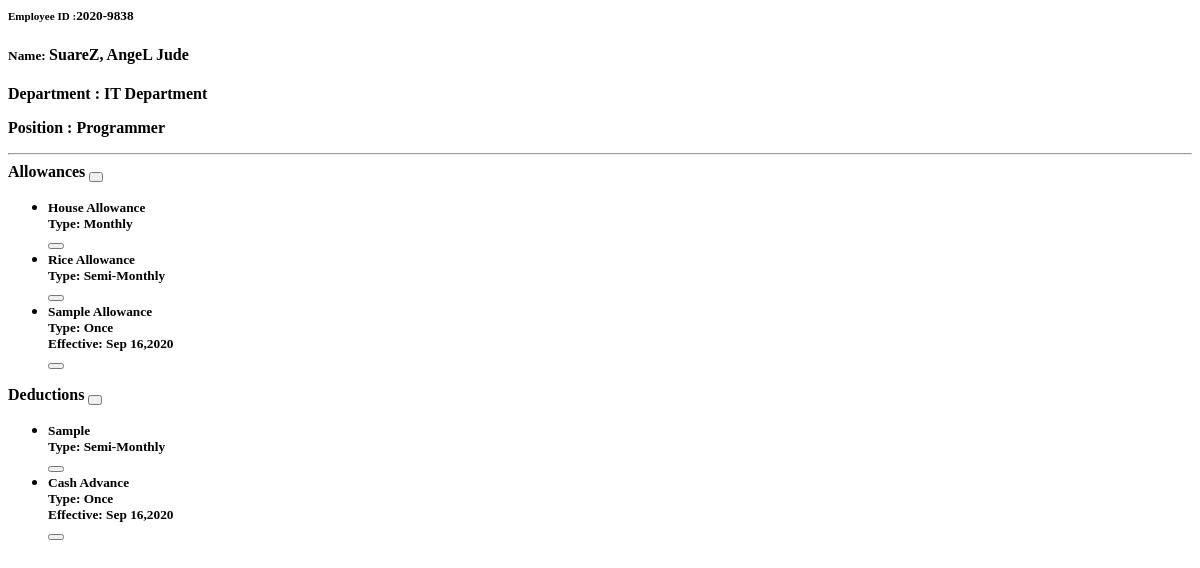
Before: /view_employee.php?id=9 with the older database file.
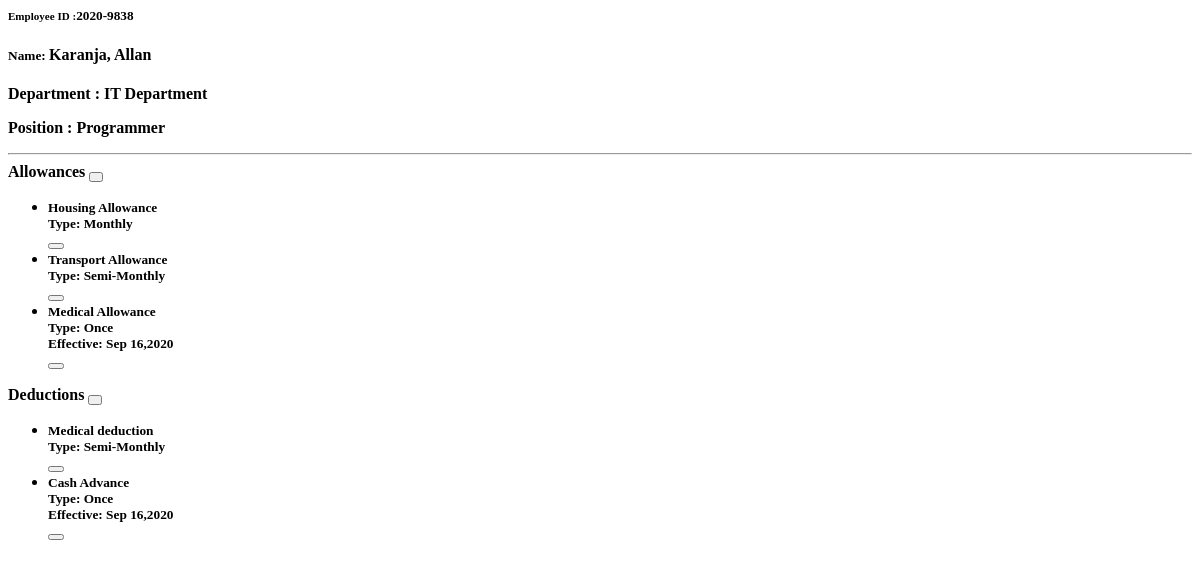
After: the same page with the newer database file.
### tables this page shows
CREATE TABLE `employee_allowances` (
  `id` int(30) NOT NULL,
  `employee_id` int(30) NOT NULL,
  `allowance_id` int(30) NOT NULL,
  `type` tinyint(1) NOT NULL COMMENT '1 = Monthly, 2= Semi-Montly, 3 = once',
  `amount` float NOT NULL,
  `effective_date` date NOT NULL,
  `date_created` datetime NOT NULL DEFAULT current_timestamp()
);

CREATE TABLE `allowances` (
  `id` int(30) NOT NULL,
  `allowance` text NOT NULL,
  `description` text NOT NULL
);

CREATE TABLE `employee_deductions` (
  `id` int(30) NOT NULL,
  `employee_id` int(30) NOT NULL,
  `deduction_id` int(30) NOT NULL,
  `type` tinyint(1) NOT NULL COMMENT '1 = Monthly, 2= Semi-Montly, 3 = once',
  `amount` float NOT NULL,
  `effective_date` date NOT NULL,
  `date_created` datetime NOT NULL DEFAULT current_timestamp()
);

CREATE TABLE `deductions` (
  `id` int(30) NOT NULL,
  `deduction` text NOT NULL,
  `description` text NOT NULL
);

### view_employee.php (the view, shortened to what this page needs)
<?php include 'db_connect.php' ?>
<div class="contriner-fluid">
	<div class="col-md-12">
		<h5><b><small>Employee ID :</small><?php echo $employee_no ?></b></h5>
		<h4><b><small>Name: </small><?php echo ucwords($lastname.", ".$firstname." ",$middlename) ?></b></h4>
		<p><b>Department : <?php echo ucwords($dname) ?></b></p>
		<p><b>Position : <?php echo ucwords($pname) ?></b></p>
		<hr class="divider">
		<div class="row">
			<div class="col-md-6">
				<div class="card">
					<div class="card-header">
						<span><b>Allowances</b></span>
						<button class="btn btn-primary btn-sm float-right" style="padding: 3px 5px" type="button" id="new_allowance"><i class="fa fa-plus"></i></button>
					</div>
					<div class="card-body">
						<ul class="list-group">
							<?php
							$allowances = $conn->query("SELECT ea.*,a.allowance as aname FROM employee_allowances ea inner join allowances a on a.id = ea.allowance_id where ea.employee_id=".$_GET['id']." order by ea.type asc,date(ea.effective_date) asc, a.allowance asc ");
							$t_arr = array(1=>"Monthly",2=>"Semi-Monthly",3=>"Once");
							while($row=$allowances->fetch_assoc()):
							?>
						  <li class="list-group-item d-flex justify-content-between align-items-center alist" data-id="<?php echo $row['id'] ?>">
						  	<span>
						    <p><small><?php echo $row['aname'] ?> Allowance</small></p>
						    <p><small>Type: <?php echo $t_arr[$row['type']] ?></small></p>
						    <?php if($row['type'] == 3): ?>
						    <p><small>Effective: <?php echo date("M d,Y",strtotime($row['effective_date'])) ?></small></p>
						    <?php endif; ?>
						    </span>
						    <button class="badge badge-danger badge-pill btn remove_allowance" type="button"  data-id="<?php echo $row['id'] ?>"><i class="fa fa-trash"></i></button>
						  </li>
						<?php endwhile; ?>
						</ul>
					</div>
				</div>
			</div>
			<div class="col-md-6">
				<div class="card">
					<div class="card-header">
						<span><b>Deductions</b></span>
						<button class="btn btn-primary btn-sm float-right" style="padding: 3px 5px" type="button" id="new_deduction"><i class="fa fa-plus"></i></button>
					</div>
					<div class="card-body">
						<ul class="list-group">
							<?php
							$deductions = $conn->query("SELECT ea.*,d.deduction as dname FROM employee_deductions ea inner join deductions d on d.id = ea.deduction_id where ea.employee_id=".$_GET['id']." order by ea.type asc,date(ea.effective_date) asc, d.deduction asc ");
							$t_arr = array(1=>"Monthly",2=>"Semi-Monthly",3=>"Once");
							while($row=$deductions->fetch_assoc()):
							?>
						  <li class="list-group-item d-flex justify-content-between align-items-center dlist" data-id="<?php echo $row['id'] ?>">
						  	<span>
						    <p><small><?php echo $row['dname'] ?></small></p>
						    <p><small>Type: <?php echo $t_arr[$row['type']] ?></small></p>
						    <?php if($row['type'] == 3): ?>
						    <p><small>Effective: <?php echo date("M d,Y",strtotime($row['effective_date'])) ?></small></p>
						    <?php endif; ?>
						    </span>
						    <button class="badge badge-danger badge-pill btn remove_deduction" type="button"  data-id="<?php echo $row['id'] ?>"><i class="fa fa-trash"></i></button>
						  </li>
						<?php endwhile; ?>
						</ul>
					</div>
				</div>
			</div>
		</div>
		</div>
	</div>

Changed rows visible on the page:
changed through a linked row, employee_allowances "Monthly": allowance.allowance "House" → "Housing"
changed through a linked row, employee_allowances "Semi-Monthly": allowance.allowance "Rice" → "Transport"
changed through a linked row, employee_allowances "Once": allowance.allowance "Sample" → "Medical"
changed through a linked row, employee_deductions "Semi-Monthly": deduction.deduction "Sample" → "Medical deduction"
Other visible differences:
$lastname.", ".$firstname." ": "SuareZ, AngeL Jude" → "Karanja, Allan"
